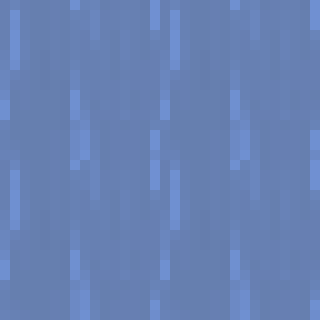
#> input picture RayTracer/scenes/minecraft_world/tex/water_flow.png, 320 x 320 px; its folder holds only this picture in this run
$ python transform_textures.py
#> lines starting #> are read from the running program, lines starting #| are printed output that depends on the picture
from pathlib import Path

from PIL import Image

def process_images():
    for file in Path("tex").glob("*"):
        with Image.open(file) as img:
            # Resize by 10x using nearest neighbor
#> img is the input picture: PIL image 320x320 RGBA; mean R, G, B, A 41.2, 77.7, 150.6, 180
            new_size = (img.width * 10, img.height * 10)
#> new_size = (3200, 3200)
            upscaled = img.resize(new_size, Image.NEAREST)

            # Flip along Y-axis (vertical flip)
            flipped = upscaled.transpose(Image.FLIP_TOP_BOTTOM)
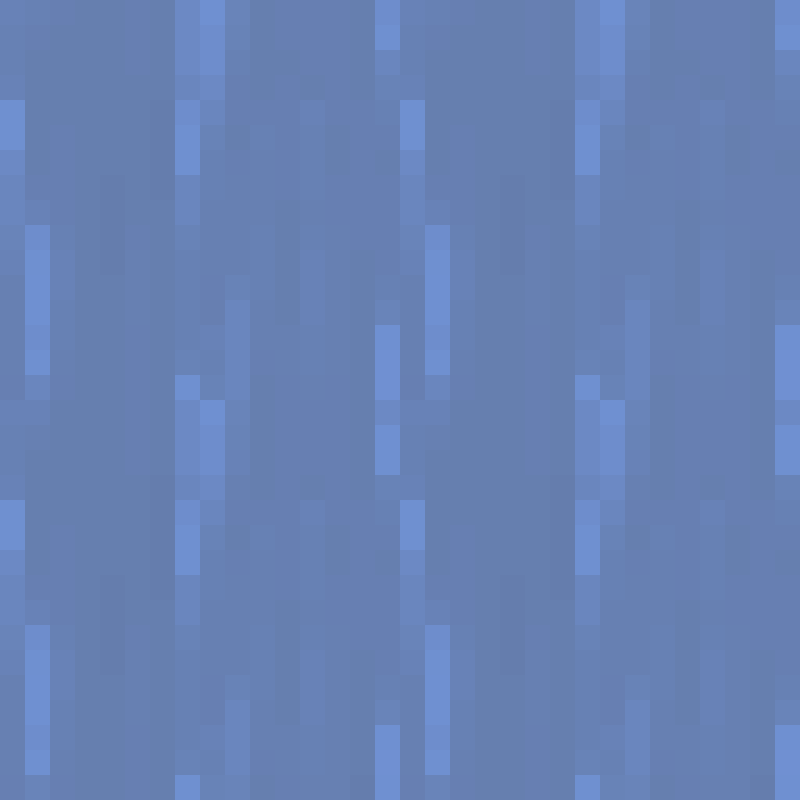
#> flipped: PIL image 3200x3200 RGBA (shown at 1/4 size); mean R, G, B, A 41.2, 77.7, 150.6, 180; transparent parts drawn white

            # Save with new name
            flipped.save(file)
            print(f"Processed: {file}")

if __name__ == "__main__":
    process_images()
